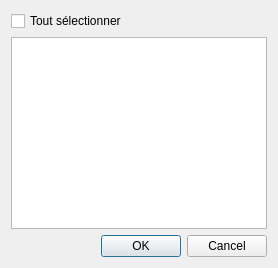
<?xml version="1.0" encoding="UTF-8"?>
<ui version="4.0">
 <class>ExportFieldsDialog</class>
 <widget class="QDialog" name="ExportFieldsDialog">
  <layout class="QVBoxLayout" name="verticalLayout">
   <item>
    <widget class="QCheckBox" name="checkAllFields">
     <property name="text"><string>Tout sélectionner</string></property>
    </widget>
   </item>
   <item>
    <widget class="QListWidget" name="listFields">
     <property name="selectionMode"><set>QAbstractItemView::MultiSelection</set></property>
    </widget>
   </item>
   <item>
    <widget class="QDialogButtonBox" name="buttonBox">
     <property name="orientation"><enum>Qt::Horizontal</enum></property>
     <property name="standardButtons"><set>QDialogButtonBox::Cancel|QDialogButtonBox::Ok</set></property>
    </widget>
   </item>
  </layout>
 </widget>
 <resources/>
 <connections/>
</ui>
